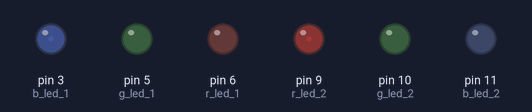
A sketch run on a simulated Arduino Uno, built with avr-gcc and run on an emulated ATmega328P. On the bench: output pins drawn as LEDs (lit = HIGH). What the sketch prints to the serial monitor is not drawn.

Above: at 0.15 s.
At 10.1 s:
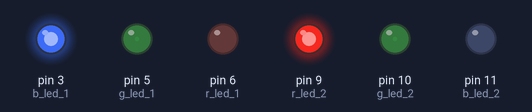
At 19.75 s:
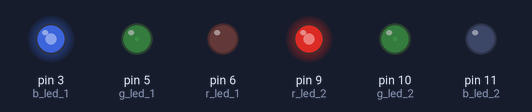
At 39.64 s:
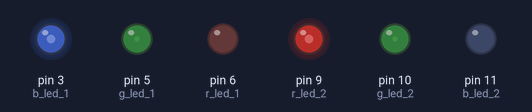
Timing chart, 0 to 39.7 s (numbered marks = the images above):
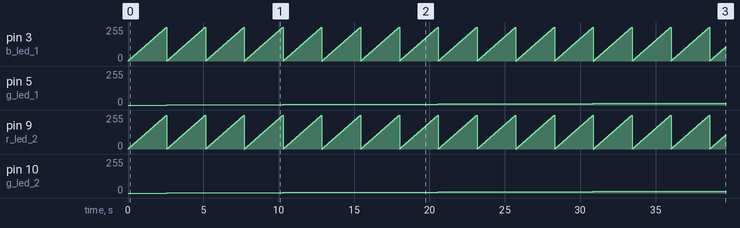

The sketch:

brincando_com_led.ino
```cpp
/*
   Sinal de Transito
   Altor : Wagner Dantas Garcia
   Criação : 24/10/2019
*/

// Importando as Bibliotecas

// Definindo os Pinos
#define r_led_1 6
#define g_led_1 5
#define b_led_1 3
#define r_led_2 9
#define g_led_2 10
#define b_led_2 11

// Prototipos
// Variaveis Globais
void setup() {
  pinMode(r_led_1, OUTPUT);
  pinMode(g_led_1, OUTPUT);
  pinMode(b_led_1, OUTPUT);
  pinMode(r_led_2, OUTPUT);
  pinMode(g_led_2, OUTPUT);
  pinMode(b_led_2, OUTPUT);
  Serial.begin(9600);
  Serial.println("Lendo dados do Sensor...");
}

void loop() {
  int r, g, b;
  r = g = b = 0;
  for (r = 0; r < 256; r++) {
    for (g = 0; g < 256; g++) {
      for (b = 0; b < 256; b++) {
        analogWrite(r_led_1, r);
        analogWrite(g_led_1, g);
        analogWrite(b_led_1, b);
        analogWrite(r_led_2, b);
        analogWrite(g_led_2, g);
        analogWrite(b_led_2, r);
        delay(10);
      }
    }
  }
}
```

Measured:
- by itself, pin 3 (b_led_1), pin 9 (r_led_2): ramps from 0/255 to 255/255 and jumps back, once every 2.6 s
- by itself, pin 5 (g_led_1), pin 10 (g_led_2): moves from 0/255 to 15/255 over 36.0 s
